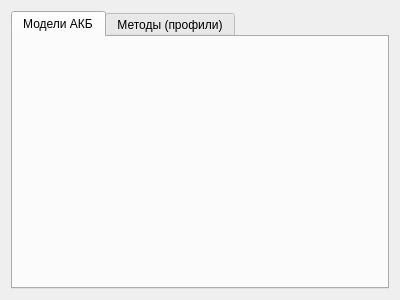
<?xml version="1.0" encoding="UTF-8"?>
<ui version="4.0">
 <class>ZrmTabMethodEditor</class>
 <widget class="QWidget" name="ZrmTabMethodEditor">
  <property name="geometry">
   <rect>
    <x>0</x>
    <y>0</y>
    <width>400</width>
    <height>300</height>
   </rect>
  </property>
  <property name="windowTitle">
   <string>Form</string>
  </property>
  <layout class="QVBoxLayout" name="verticalLayout">
   <item>
    <widget class="QTabWidget" name="tabWidget">
     <property name="currentIndex">
      <number>0</number>
     </property>
     <widget class="ZrmMethodEditor" name="tabAKB">
      <attribute name="title">
       <string>Модели АКБ</string>
      </attribute>
     </widget>
     <widget class="ZrmMethodEditor" name="tabMethods">
      <attribute name="title">
       <string>Методы (профили)</string>
      </attribute>
     </widget>
    </widget>
   </item>
  </layout>
 </widget>
 <customwidgets>
  <customwidget>
   <class>ZrmMethodEditor</class>
   <extends>QWidget</extends>
   <header>zrmmethodeditor.h</header>
   <container>1</container>
  </customwidget>
 </customwidgets>
 <resources/>
 <connections/>
</ui>
